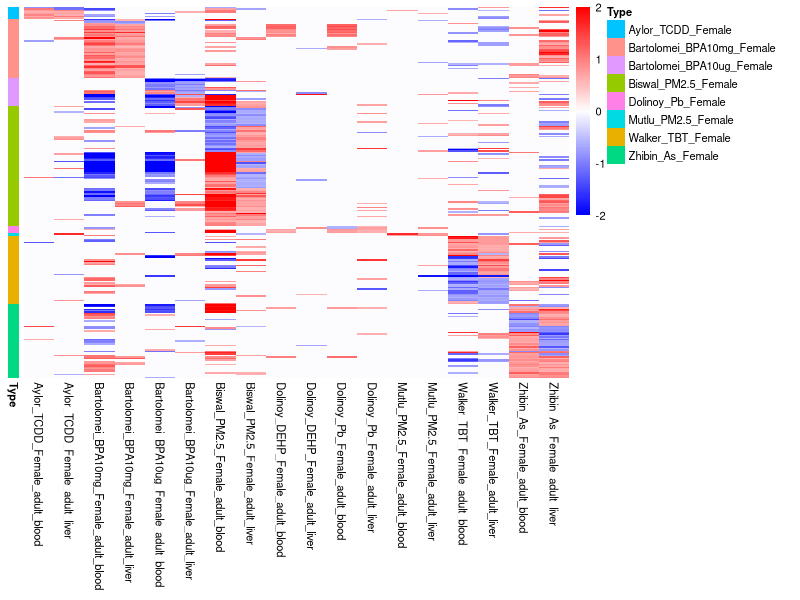
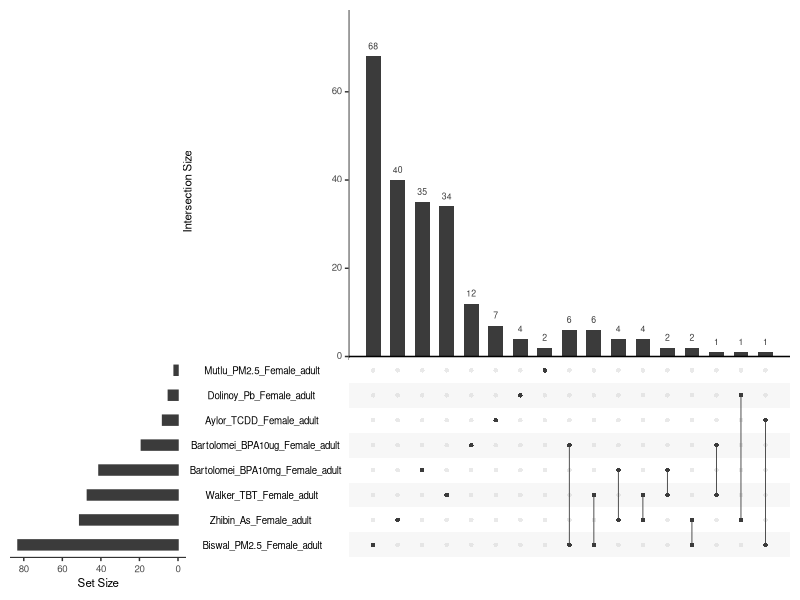
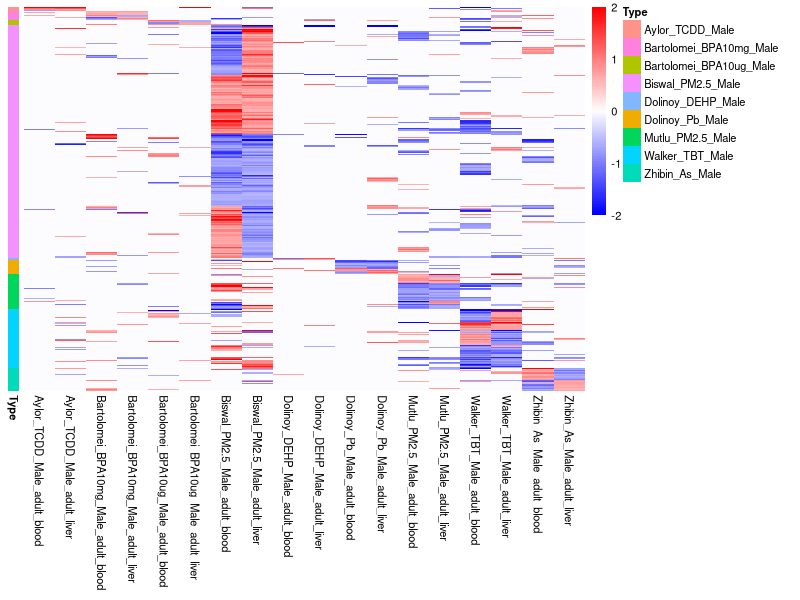
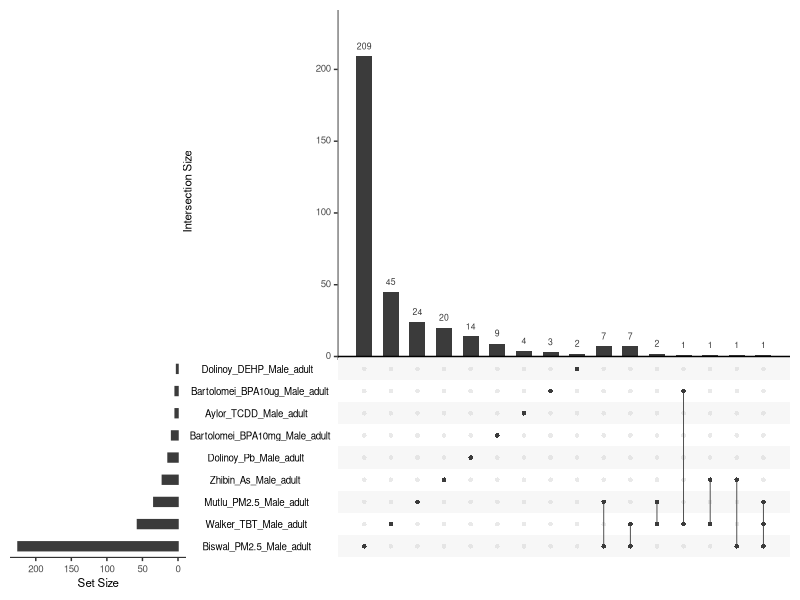

Reproduce these figures in R, in order. (Note: this script raises an error after producing the figures.)
#1. fold change of blood-liver common DEGs
library(pheatmap)
library(UpSetR)

paletteLength <- 100
myColor <- colorRampPalette(c("blue", "white", "red"))(paletteLength)
myBreaks <- c(seq(-2, 0, length.out=ceiling(paletteLength/2) + 1),
              seq(3/paletteLength, 2, length.out=floor(paletteLength/2)))
#female
data<-read.table("Li_Bl_adt_F_share_gene_logFC.txt",header = T)
d<-data[,1:18]; ann<-as.data.frame(data[,19]);rownames(ann)<-rownames(d);colnames(ann)<-"Type"
pheatmap(d,show_rownames = F,cluster_rows = F,cluster_cols = F, fontsize = 8,
         breaks = myBreaks,color=myColor,annotation_row = ann)
common<-read.table("common_liver_blood_DEG_Female_table.txt",header = T)
upset(common,nsets = 9,nintersects = 1000,point.size = 1.25,line.size = 0.3,
      sets = colnames(common),keep.order=F,mb.ratio = c(0.6, 0.4))
#male
data<-read.table("Li_Bl_adt_M_share_gene_logFC.txt",header = T)
d<-data[,1:18]; ann<-as.data.frame(data[,19]);rownames(ann)<-rownames(d);colnames(ann)<-"Type"
pheatmap(d,show_rownames = F,cluster_rows = F,cluster_cols = F, fontsize = 8,
         breaks = myBreaks,color=myColor,annotation_row = ann)
common<-read.table("common_liver_blood_DEG_Male_table.txt",header = T)
upset(common,nsets = 9,nintersects = 1000,point.size = 1.25,line.size = 0.3,
      sets = colnames(common),keep.order=F,mb.ratio = c(0.6, 0.4))

#2. Gene expression of liver-blood common DEGs
data<-read.table("Gene_CPM_table_alltissue.txt",header = T)
list<-c("Ppp1r3b","Gbp8","Jdp2")
sample<-colnames(data);s<-sample[c(grep("Li_F_adt",sample),grep("Bl_F_adt",sample))];
s1<-s[grep("Ctrl",s)];s2<-s[grep("TCDD",s)];s<-c(s1,s2)
dat<-data[,s];da<-dat[list,];da$Gene<-rownames(da);f<-gather(da,sample,CPM,1:(ncol(da)-1))
n<-as.character(f$sample);lab<-c();trt<-c();sex<-c();tissue<-c();for(j in 1:length(n)){
  lab[j]<-strsplit(as.character(n[j]),"_")[[1]][1];trt[j]<-strsplit(as.character(n[j]),"_")[[1]][3]
  tissue[j]<-strsplit(as.character(n[j]),"_")[[1]][5];
  sex[j]<-strsplit(as.character(n[j]),"_")[[1]][6]};f$type<-trt;f$sex<-sex;f$tissue<-tissue

f$type<-factor(f$type,levels = c("Ctrl","TCDD"))
ggplot(f, aes(type, CPM,fill=type))+scale_fill_brewer(palette = "Set3") +
  geom_boxplot(outlier.size = 2)+theme_classic()+facet_wrap(Gene~tissue,scales = "free",ncol = 2,nrow = 3)+
  theme(axis.text.x = element_text(size=10,angle = 90, hjust = 1,vjust = 0.5),axis.text.y = element_text(size=10))

g1<-c();g2<-c();g3<-c();g4<-c()
for(l in list){for(i in c("Bl","Li")){
  c1<-as.numeric(f[f$Gene==l & f$tissue==i & f$type=="Ctrl",]$CPM);
  c2<-as.numeric(f[f$Gene==l & f$tissue==i & f$type=="TCDD",]$CPM)
  a<-t.test(c1,c2)$p.value
  g1<-c(g1,l);g2<-c(g2,i);g4<-c(g4,a)}}
g<-as.data.frame(cbind(g1,g2,g4));colnames(g)<-c("Gene","Tissue","TtestPvalue")
write.table(g,"T-test-Pvalue.txt",sep="\t",quote=F,row.names = F)

#3.  fold change of blood-liver common DARs
#female
data<-read.table("Li_Bl_adt_F_shared_DAR_logFC.txt",header = T)
pheatmap(data[,1:16],show_rownames = F,cluster_rows = F,cluster_cols = F, fontsize = 8,
         breaks = myBreaks,color=myColor)
#male
data<-read.table("Li_Bl_adt_M_shared_DAR_logFC.txt",header = T)
pheatmap(data[,1:16],show_rownames = F,cluster_rows = F,cluster_cols = F, fontsize = 8,
         breaks = myBreaks,color=myColor)

#4. fold change of blood-liver common DMRs
paletteLength <- 100
myColor <- colorRampPalette(c("blue", "white", "red"))(paletteLength)
myBreaks <- c(seq(-1, 0, length.out=ceiling(paletteLength/2) + 1),
              seq(1/paletteLength, 1, length.out=floor(paletteLength/2)))
#female
data<-read.table("overlap_blood_region_F_liver_F_logFC.txt",header = T)
pheatmap(data[,1:16],show_rownames = F,cluster_rows = F,cluster_cols = F, fontsize = 8,
         breaks = myBreaks,color=myColor,border_color = "white")
#male
data<-read.table("overlap_blood_region_M_liver_M_logFC.txt",header = T)
pheatmap(data[,1:16],show_rownames = F,cluster_rows = F,cluster_cols = F, fontsize = 8,
         breaks = myBreaks,color=myColor,border_color = "white")
